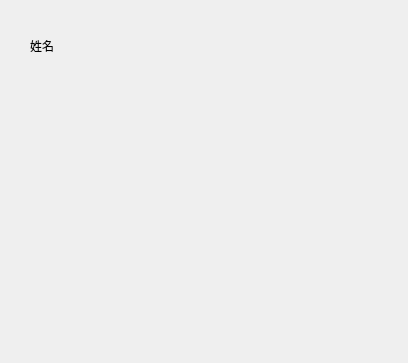
<?xml version="1.0" encoding="UTF-8"?>
<ui version="4.0">
 <class>AddPersonDialog</class>
 <widget class="QDialog" name="AddPersonDialog">
  <property name="geometry">
   <rect>
    <x>0</x>
    <y>0</y>
    <width>408</width>
    <height>363</height>
   </rect>
  </property>
  <property name="windowTitle">
   <string>Dialog</string>
  </property>
  <widget class="QLabel" name="label">
   <property name="geometry">
    <rect>
     <x>30</x>
     <y>40</y>
     <width>54</width>
     <height>12</height>
    </rect>
   </property>
   <property name="text">
    <string>姓名</string>
   </property>
  </widget>
 </widget>
 <resources/>
 <connections/>
</ui>
